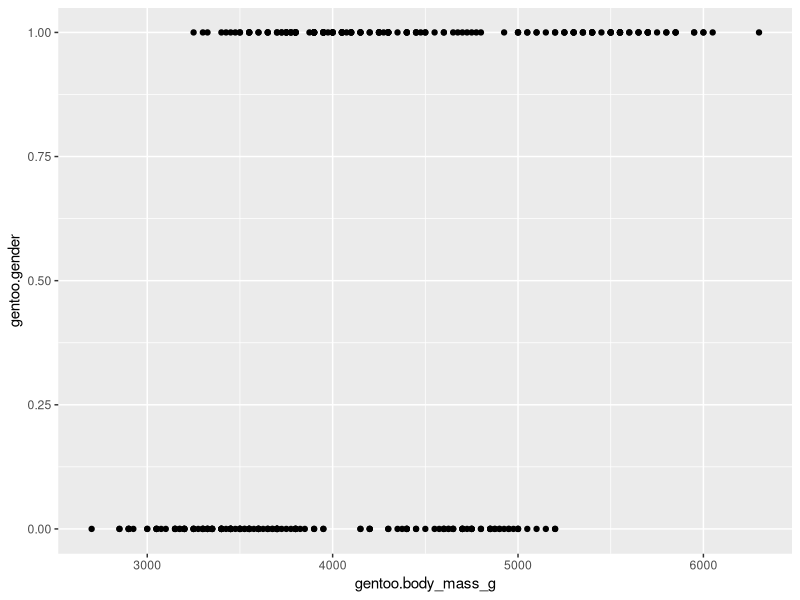
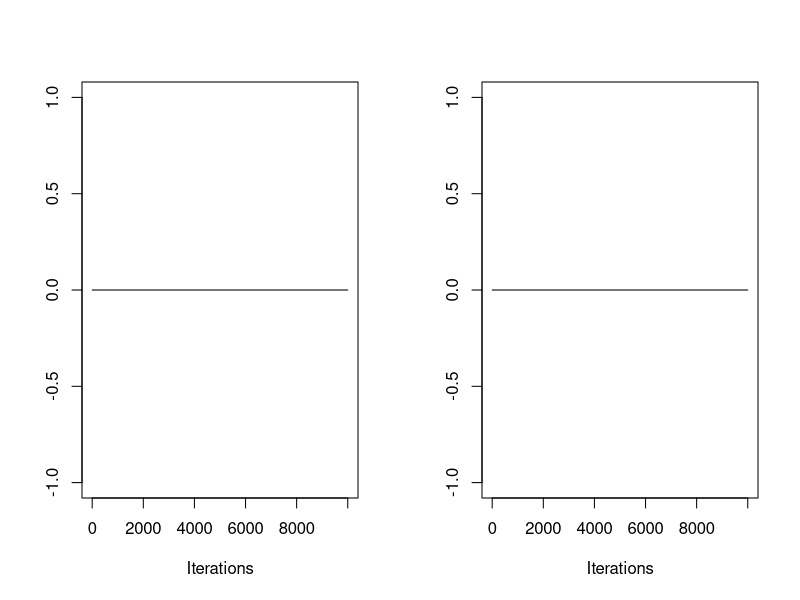

Source code (R) for these figures, in order:
## ---- chunk 1
library("coda")
library("ggplot2")
library("dplyr")
library("palmerpenguins")
rm(list=ls())
logit<- function(param,x){
  pi<- 1/(1+exp(-(x*param[1]+param[2])))
  return(pi)
}
gentoo<-penguins %>%
  mutate(gender = if_else(sex == "male", 1, 0))
data=data.frame(gentoo$body_mass_g,gentoo$gender)

x=data$gentoo.body_mass_g
y=data$gentoo.gender
trueA <- 0.2
trueB <- 0.1
param=cbind(trueA,trueB)

sampleSize <- nrow(data)
model_logit <- glm(
  y ~ 0 + x,
  data = data,
  family = binomial(link = "logit")
)
ggplot(data = data)+
  geom_point(aes(x=gentoo.body_mass_g,y=gentoo.gender))
likelihood<-function(param){
  a = param[1:2]
  li<-sum(y*log(logit(a,x))+(1-y)*log(1-logit(a,x)))
  return(li)
}
prior <- function(param){
  a = param[1]
  b = param[2]
  aprior = dunif(a, min=0, max=5, log = T)
  bprior = dnorm(b, sd = 2, log = T)
  return(aprior+bprior)
}

proposalfunction <- function(param){
  return(rnorm(2,mean = param, sd= c(0.1,0.1)))
}
## ---- chunk 2
run_metropolis_MCMC <- function(startvalue, iterations){
  chain = array(dim = c(iterations+1,2))
  chain[1,] = startvalue
  for (i in 1:iterations){
    proposal = proposalfunction(chain[i,])
    probab = exp(likelihood(proposal)+ prior(proposal) - likelihood(chain[i,])- prior(chain[i,]))
    probab
    if (runif(1) < probab&!is.na(probab)){
      chain[i+1,] = proposal
    }else{
      chain[i+1,] = chain[i,]
    }
  }
  par(mfcol=c(1,2))
  return(mcmc(chain))
}
## ---- chunk 3
startvalue = c(0,0)
sv2=c(1,1)
chain = run_metropolis_MCMC(startvalue, 10000)
chain_data=data.frame(chain)

summary(chain)
traceplot(chain)

## ---- chunk 4
model_logit <- glm(
  data$gentoo.gender ~ 0 + data$gentoo.body_mass_g,
  data = data,
  family = binomial(link = "logit")
)
summary(model_logit)
